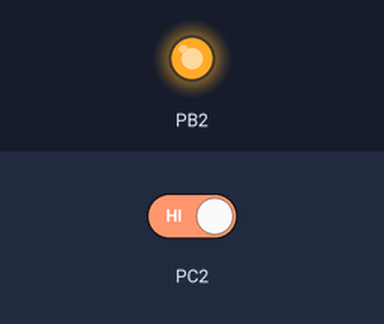
A program run on a simulated ATmega328P, built with avr-gcc and emulated at 16 MHz. Shown: output pins drawn as LEDs (lit = HIGH). The test bench sets the inputs (shaded band); at power-on: PC2 HIGH.

Above: at 1.2 s.
1.3 s: PC2 driven LOW
At 2.5 s:
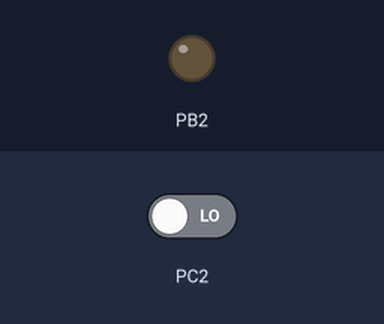
2.8 s: PC2 driven HIGH
At 4.6 s:
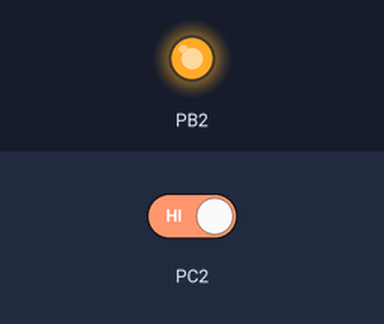
Timing chart, 0 to 6.1 s (numbered marks = the images above; inputs shaded):
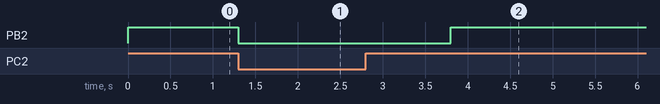

The program:

main.c
```c
/* GccApplication2.c
 *
 * Created: 3/4/2019 7:24:13 PM
 * Author : David Flores
 */

//C Code Part 2
#define F_CPU 16000000ul
#include <avr/io.h>
#include <stdio.h>
#include <util/delay.h>
int main(void){
	DDRB |= (1<<2);
	PORTB |= (1<<2);					//sets PORTB2 as an input
	DDRC &= (0<<2);						//
	PORTC |= (0<<2);					//sets push button to zero
	while (1)
	{
		if (!(PINC & (1 << PINC2)))
		{
			PORTB &= ~(1<<2);
			_delay_ms(1250);
		}
		else
		{
			PORTB |= (1<<2);
		}
	}
	return 0;
}
```

Measured:
- after the input at 1.3 s, PB2: HIGH → LOW at once
- after the input at 2.8 s, PB2: LOW → HIGH after 1.0 s
